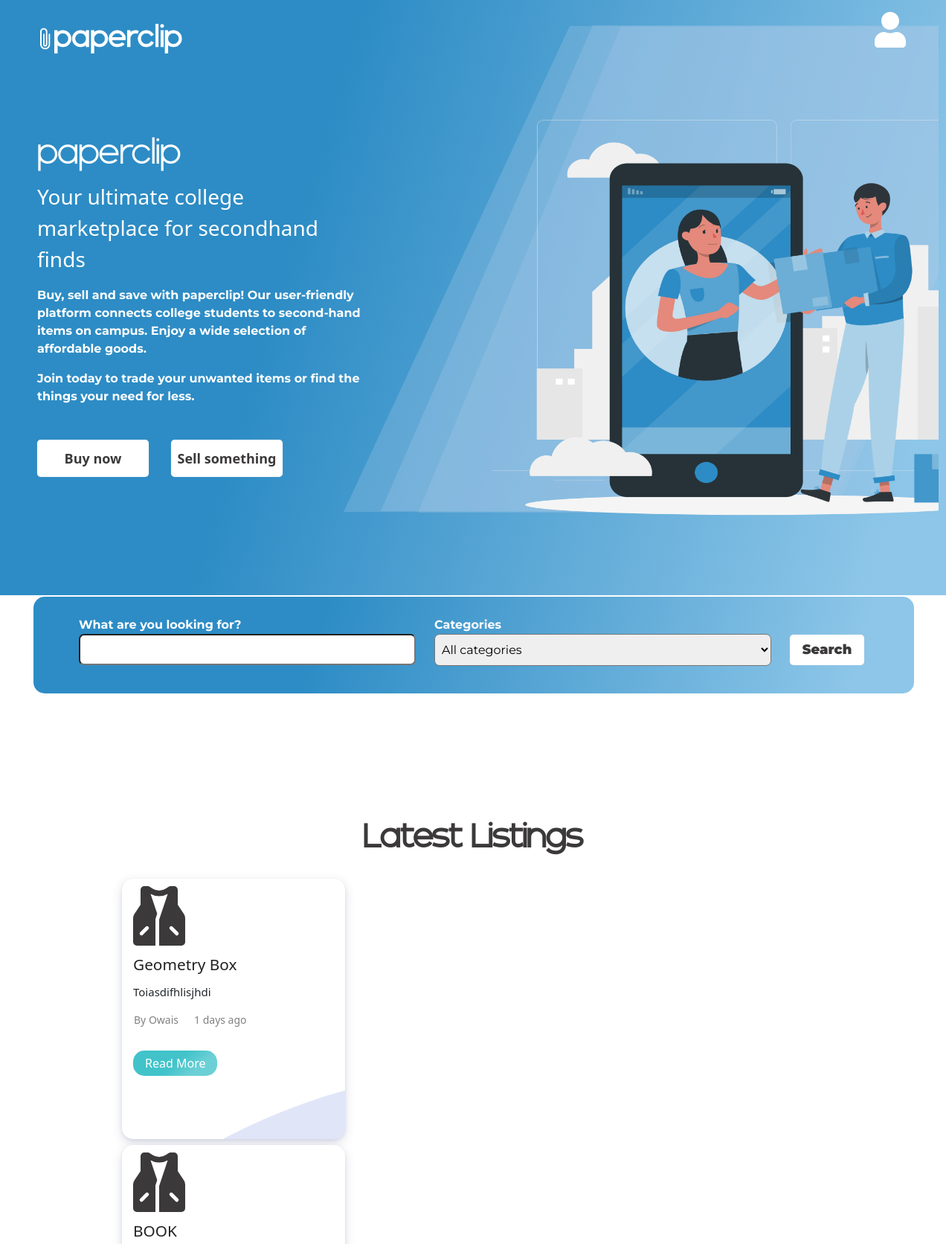
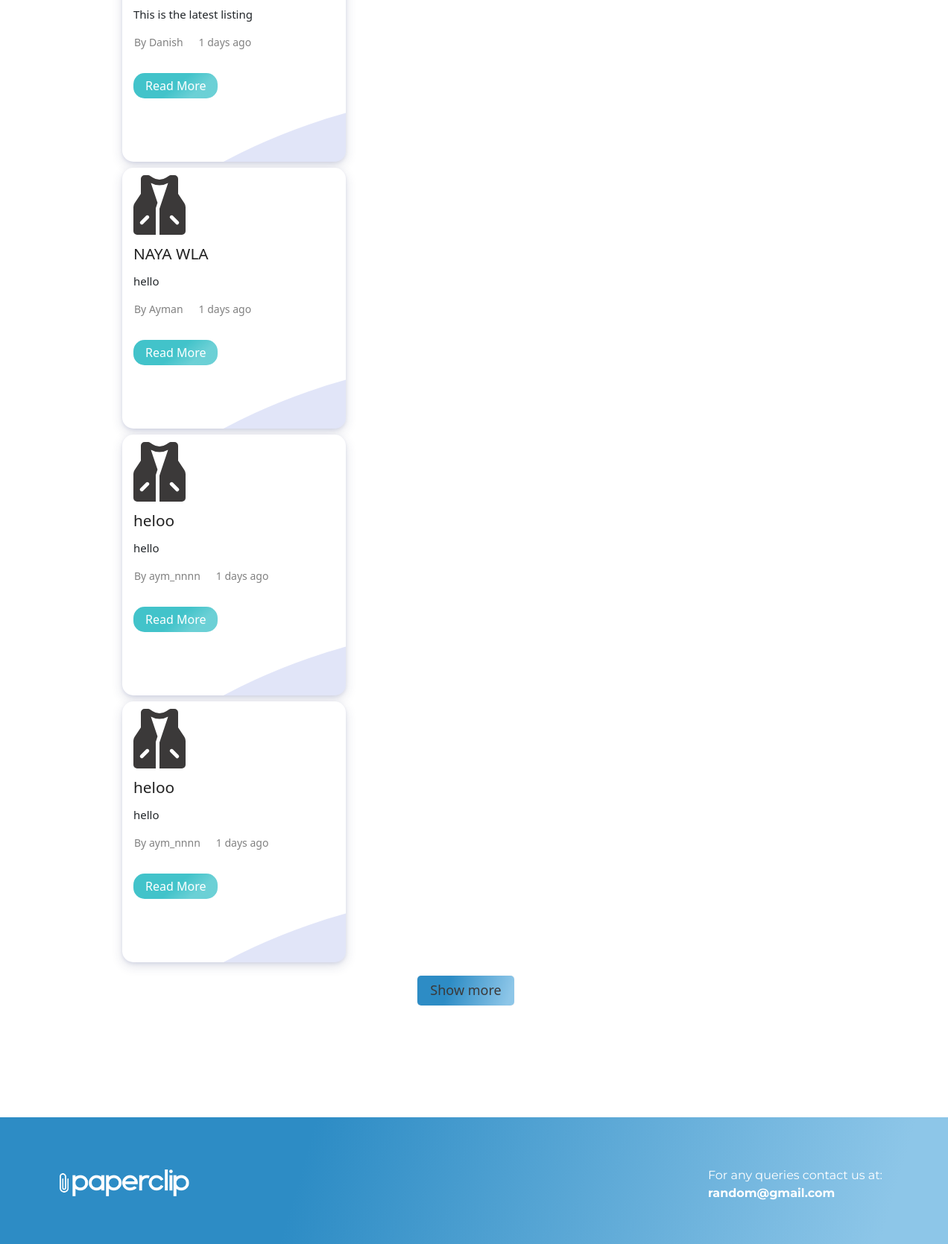
The page / on the database its author committed (2 pictures, top to bottom).
### tables this page shows
CREATE TABLE `listings` (
  `id` bigint(11) NOT NULL,
  `user_name` text NOT NULL,
  `user_id` int(11) NOT NULL,
  `icon` text NOT NULL,
  `title` text NOT NULL,
  `category` int(11) NOT NULL,
  `image_src` longtext NOT NULL,
  `description` text NOT NULL
);

### card.php (the view)
<?php
    function createCard(array $row){
        $targetDate = $row['id'];
        $currentDate = new DateTime();
        if($row['id'] == null){
            $targetDate = $currentDate;
        }else{
            $targetDate = DateTime::createFromFormat('YmdHis', $targetDate);
        }
        $interval = $currentDate->diff($targetDate);
        $daysPassed = $interval->days;
        $card = "<div class='solution_card'>
                    <div class='hover_color_bubble'></div>
                    <i class='fa fa-5x fa-solid fa-vest' style='color: #3b3939;'></i>
                    <div class='solu_title'>
                    <h3>{$row['title']}</h3>
                    </div>
                    <div class='solu_description'>
                    <p>
                        {$row['description']}
                    </p>
                    <table class='card-publish-data'>
                        <tr>
                        <td>By {$row['user_name']}</td>
                        <td class='day'>{$daysPassed} days ago</td>
                        </tr>
                    </table>
                    <button type='button' class='read_more_btn'>Read More</button>
                    </div>
                </div>";
        echo $card;
    }
?>

### index.php (shortened to what this page needs)
<!DOCTYPE html>
<html lang="en" dir="ltr">
  <?php include 'fetch.php' ?>
  <head>
    <link rel="stylesheet" href="styles.css">
    <link href="https://cdn.jsdelivr.net/npm/bootstrap@5.3.0-alpha3/dist/css/bootstrap.min.css" rel="stylesheet">
  </head>
  <body>
    <section class="main">
      <nav class="navbar navbar-inverse">
      <div class="container-fluid">
      <div class="navbar-header mt-4">
         <a class="navbar-brand reusio-logo" href="#"><img src="images/paperclip.png" alt="main-logo"></a>
      </div>
         <ul class="nav navbar-nav navbar-right">
          <li> <a href="#"><i class="fa fa-solid fa-user fa-3x user-icon" style="color: #ffffff;"></i></a></li>
         </ul>
     </div>
     </nav>
     <div class="main-text">
           <h1 class="name accent">paperclip</h1>
           <p class="main-line">Your ultimate college marketplace for secondhand finds</p>
           <p class="sub-head"><strong>Buy, sell and save with paperclip! Our user-friendly platform connects college students to second-hand items on campus. Enjoy a wide selection of affordable goods.</strong></p>
           <p class="sub-head"><strong>Join today to trade your unwanted items or find the things your need for less.</strong></p>
           <button class="hero-btn"><strong>Buy now</strong></button>
           <button class="hero-btn"><strong>Sell something</strong></button>
           <div class="illustration"><img src="images/Rectangle-1.png" class="rectangle-1-image" alt="Rectangle1"></div>
           <div class="illustration"><img src="images/Rectangle-2.png" class="rectangle-2-image" alt="Rectangle2"></div>
           <div class="illustration"><img src="images/Rectangle-2.png" class="rectangle-3-image" alt="Rectangle3"></div>
           <div class="illustration"><img src="images/Charity.png" class="main-image" alt="Charity-illustration"></div>
     </div>
<div class="searching">
  <form>
    <form action="/action_page.php" id="searching-form">
      <table class="search-items">
        <tr>
          <th>
            <label id="searching-label">What are you looking for?</label>
            <br>
            <input type="text" name="text" id="text-search"/>
          </th>
          <th>
            <label id="current-role">Categories</label>
            <br>
            <select id ="dropdown">
            <option selected disabled id ="dropdown">All categories</option>
           </select>
          </th>
          <th class="search-btn">
               <button type="submit" class="hero-btn search-btn"><strong>Search</strong></button>
          </th>
        </tr>
      </table>
</form>
</div>
  </section>
  <h1 class="latest-listings accent"><strong>Latest Listings</strong></h1>
  <br><br><br><br><br>
<div class="section_our_solution">
<div class="row">
<div class="col-md-6">
  <div class="our_solution_category">
  <div class="three-cards">
    <div class="solution_cards_box">
        <?php fetchLatestListings(5); ?>
    </div>
  </div>
</div>
</div>
</div>
  <button type="button" class="show-more-btn">Show more</button>
<div class="footer">
    <a class="logo-name accent" href="#"><img src="images/paperclip.png" alt="main-logo"></a>
    <div class="details-footer">
      <p class="last-line">For any queries contact us at:</p>
      <p class="email"> <a href="#"><strong>random@gmail.com</strong></a></p>
    </div>
</div>
  </body>
</html>

### fetch.php (shortened to what this page needs)
<?php
require_once 'DBconfigration.php';
include 'card.php';
function fetchLatestListings(int $limit){
    global $mysqli;
    $query="SELECT * FROM listings ORDER BY id DESC LIMIT {$limit}";
    $result = $mysqli->query($query);
    if ($result) {
        while ($row = $result->fetch_assoc()) {
            createCard($row);
        }
    }else {
        echo "Error executing the query: " . $mysqli->error;
    }
}
?>

### styles.css (style rules this page uses)
body { margin: 0px; font-family: 'Montserrat', sans-serif; overflow-x: hidden; }
.accent { font-family: 'Basique Pro', sans-serif; }
.main { background: linear-gradient(286.41deg, #8DC6E8 6.92%, #2D8CC5 67.83%); height: 100vh; }
.navbar-brand > img { width: 15vw; }
.main-image { height: 720px; width: 600px; margin: -655px -1000px 0 612px; }
.navbar-header { margin-left: 42px; color: white; }
.user-icon { margin-right: 42px; }
.main-text { margin: 100px 0 0 50px; width: 35%; }
.name { color: white; font-size: 46px; }
.main-line { color: white; font-size: 28px; }
.sub-head { font-family: 'Montserrat', sans-serif; color: white; }
.hero-btn { height: 50px; width: 150px; font-size: 18px; background: white; margin: 30px 30px 0 0; float: left; box-shadow: 0 0 1px #ccc; -webkit-transition: all 0.5s ease-in-out; border: 0px; color: #3b3939; border-radius: 5px; }
.searching { font-family: 'Montserrat', sans-serif; background: linear-gradient(286.41deg, #8DC6E8 6.92%, #2D8CC5 67.83%); color: white; height: 130px; padding: 20px 0 0 60px; margin: 0 43px 0 45px; border-radius: 15px; }
#text-search { font-size: 100%; padding-left: 5px; }
.search-btn { height: 41px; width: 100px; font-family: 'Montserrat', sans-serif; font-weight: 900; margin-bottom: 5px; }
#text-search { width: 453px; padding: 7px 0 7px 5px; margin-right: 23px; border-radius: 7px; }
#dropdown { width: 453px; padding: 10px 0 10px 5px; margin: 0 23px 0 0; border-radius: 7px; border-width: 1px; }
.card-publish-data { color: grey; font-size: 14px; margin-bottom: 30px; }
.day { padding-left: 20px; }
.latest-listings { color: #3b3939; text-align: center; font-size: 44px; margin-top: 300px; margin-bottom: -100px; }
.section_our_solution .row { align-items: center; }
.solution_cards_box .solution_card { background: #fff; box-shadow: 0 2px 4px 0 rgba(136, 144, 195, 0.2), 0 5px 15px 0 rgba(37, 44, 97, 0.15); border-radius: 15px; margin: 8px; padding: 10px 15px; position: relative; z-index: 1; overflow: hidden; min-height: 350px; transition: 0.7s; min-width: 300px; }
.solution_cards_box .solution_card:before { content: ""; background: rgb(85 108 214 / 5%); width: 90%; height: 400px; z-index: -1; transform: rotate(42deg); right: -56px; top: -23px; border-radius: 35px; }
.read_more_btn { background: linear-gradient(286.41deg, #8DC6E8 6.92%, #2D8CC5 67.83%) !important; }
.solution_card .solu_title h3 { color: #212121; font-size: 1.3rem; margin-top: 13px; margin-bottom: 13px; }
.solution_card .solu_description p { font-size: 15px; margin-bottom: 15px; }
.solution_card .solu_description button { border: 0; border-radius: 15px; background: linear-gradient(140deg, #42c3ca 0%, #42c3ca 50%, #42c3cac7 75%) !important; color: #fff; font-weight: 500; font-size: 1rem; padding: 5px 16px; }
.hover_color_bubble { position: absolute; background: rgb(54 81 207 / 15%); width: 100rem; height: 100rem; left: 0; right: 0; z-index: -1; top: 16rem; border-radius: 50%; transform: rotate(-36deg); left: -18rem; transition: 0.7s; }
.show-more-btn { height: 40px; width: 130px; font-size: 18px; background: linear-gradient(286.41deg, #8DC6E8 6.92%, #2D8CC5 67.83%); margin: 10px 0 0 560px; float: left; box-shadow: 0 0 1px #ccc; -webkit-transition: all 0.5s ease-in-out; border: 0px; color: #3b3939; border-radius: 5px; }
.footer { background: linear-gradient(286.41deg, #8DC6E8 6.92%, #2D8CC5 67.83%); margin: 200px 0 -20px 0; height: 170px; }
.logo-name > img { width: 20vw; color: white; padding: 60px 0 0 80px; margin-top: 10px; }
.last-line { margin: -40px 0 0 950px; color: white; font-family: 'Montserrat', sans-serif; }
.email { margin: 0 0 0 950px; font-family: 'Montserrat', sans-serif; }
.email a { text-decoration: none; color: white; }
@media screen and (min-width: 320px) { .our_solution_category { width: 100%; margin: 0 auto; } }
@media screen and (min-width: 320px) { .our_solution_category .solution_cards_box { flex: auto; } }
@media only screen and (min-width: 768px) { .our_solution_category .solution_cards_box { flex: 1; } }
@media only screen and (min-width: 1024px) { .our_solution_category { width: 50%; margin: 0 auto; } }

### rows shown on the page
listings: title "Geometry Box", description "Toiasdifhlisjhdi", user_name "Owais"
listings: title "BOOK", description "This is the latest listing", user_name "Danish"
listings: title "NAYA WLA", description "hello", user_name "Ayman"
listings: title "heloo", description "hello", user_name "aym_nnnn"
listings: title "heloo", description "hello", user_name "aym_nnnn"
